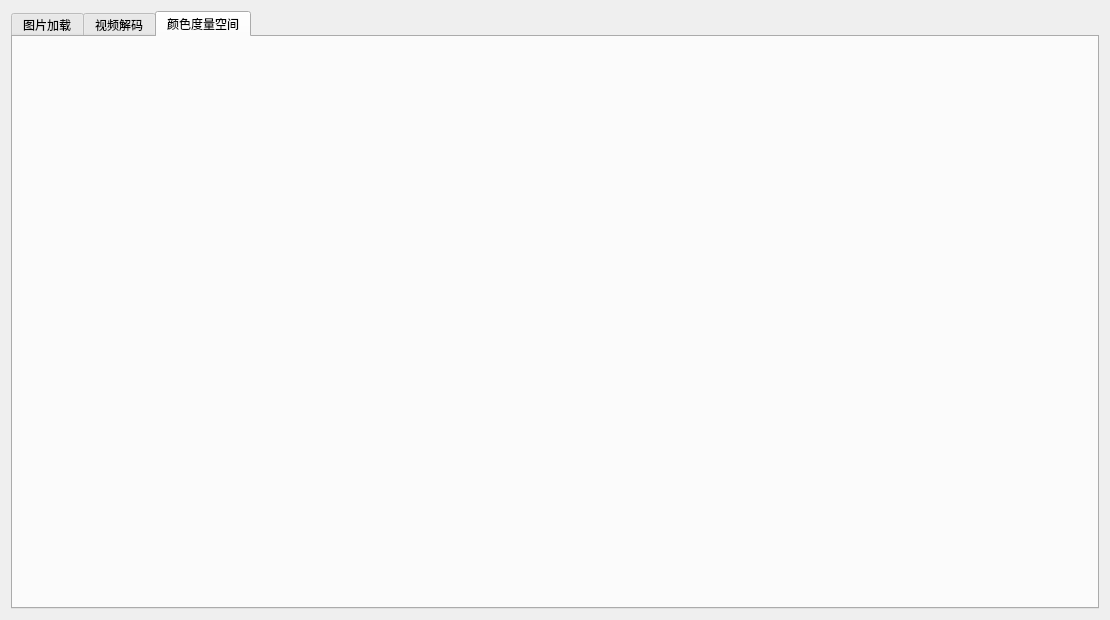
<?xml version="1.0" encoding="UTF-8"?>
<ui version="4.0">
 <class>VisionMainWgtClass</class>
 <widget class="QWidget" name="VisionMainWgtClass">
  <property name="geometry">
   <rect>
    <x>0</x>
    <y>0</y>
    <width>1110</width>
    <height>620</height>
   </rect>
  </property>
  <property name="windowTitle">
   <string>VisionMainWgt</string>
  </property>
  <layout class="QVBoxLayout" name="verticalLayout">
   <item>
    <widget class="QTabWidget" name="tabWidget">
     <property name="currentIndex">
      <number>2</number>
     </property>
     <widget class="QWidget" name="tab_loadImg">
      <attribute name="title">
       <string>图片加载</string>
      </attribute>
      <layout class="QVBoxLayout" name="VLayout_LoadImg"/>
     </widget>
     <widget class="QWidget" name="tab_loadVedio">
      <attribute name="title">
       <string>视频解码</string>
      </attribute>
      <layout class="QVBoxLayout" name="VLayout_LoadVedioFile"/>
     </widget>
     <widget class="QWidget" name="tab_ColorMetric">
      <attribute name="title">
       <string>颜色度量空间</string>
      </attribute>
      <layout class="QVBoxLayout" name="VLayout_ColorMetricWgt"/>
     </widget>
    </widget>
   </item>
  </layout>
 </widget>
 <layoutdefault spacing="6" margin="11"/>
 <resources/>
 <connections/>
</ui>
